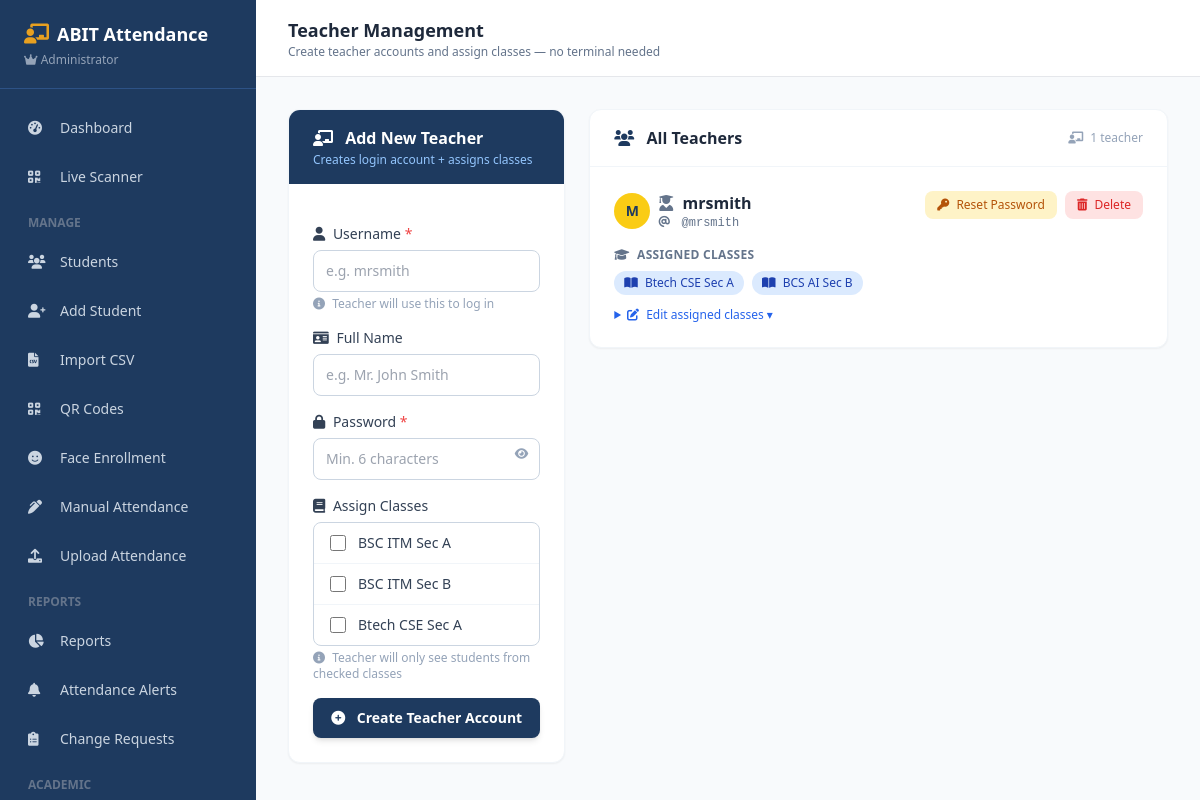
/teachers/ (signed in), run on the app's committed database.
### core/models.py (models this page shows, shortened)
class TeacherProfile(models.Model):
    user = models.OneToOneField(
        'auth.User', on_delete=models.CASCADE, related_name='teacher_profile'
    )
    assigned_classes = models.JSONField(default=list)
    class Meta:
        verbose_name = 'Teacher Profile'
        verbose_name_plural = 'Teacher Profiles'

### core/views.py (the view, shortened to what this page needs)
# urls.py: path('teachers/', views.TeacherManagementView.as_view(), name='teacher_management'),
@method_decorator(login_required, name='dispatch')
class TeacherManagementView(AdminRequiredMixin, View):
    def get(self, request):
        teachers = TeacherProfile.objects.select_related('user').all().order_by('user__username')
        all_classes  = sorted(set(
            Student.objects.exclude(student_class='').values_list('student_class', flat=True)
        ))
        return render(request, 'dashboard/teacher_management.html', {
            'teachers':    teachers,
            'all_classes': all_classes,
        })

### core/context_processors.py (called while the page is built)
def user_role(request):
    if not request.user.is_authenticated:
        return {'is_admin': False, 'is_teacher': False, 'is_student': False, 'pending_change_count': 0}
    pending = 0
    if request.user.is_superuser:
        pending = ChangeRequest.objects.filter(status='pending').count()
    return {
        'is_admin': request.user.is_superuser,
        'is_teacher': request.user.groups.filter(name='Teacher').exists(),
        'is_student': request.user.groups.filter(name='Student').exists(),
        'pending_change_count': pending,
    }

### core/roles.py (called while the page is built)
def is_admin(user):
    return user.is_superuser

### core/views.py (called while the page is built)
    def test_func(self):
        return is_admin(self.request.user)

### core/templates/dashboard/teacher_management.html (shortened to what this page needs)
{% extends "dashboard/base.html" %}
{% block page_title %}Teacher Management{% endblock %}
{% block page_subtitle %}Create teacher accounts and assign classes — no terminal needed{% endblock %}
{% block content %}
<div class="grid grid-cols-1 lg:grid-cols-3 gap-6">
    <div class="lg:col-span-1 space-y-5">
        <div class="bg-white rounded-xl border border-slate-100 shadow-sm overflow-hidden">
            <div class="bg-primary px-6 py-4">
                <h3 class="text-white font-semibold">
                    <i class="fas fa-chalkboard-teacher mr-2"></i> Add New Teacher
                </h3>
                <p class="text-blue-300 text-xs mt-0.5">Creates login account + assigns classes</p>
            </div>
            <div class="p-6 space-y-4">
                <div>
                    <label class="block text-sm font-medium text-slate-700 mb-1.5">
                        <i class="fas fa-user mr-1"></i> Username <span class="text-red-500">*</span>
                    </label>
                    <input type="text" id="newUsername" placeholder="e.g. mrsmith" class="w-full border border-slate-300 rounded-lg px-3 py-2.5 text-sm focus:outline-none focus:ring-2 focus:ring-blue-500" />
                    <p class="text-xs text-slate-400 mt-1">
                        <i class="fas fa-info-circle mr-1"></i> Teacher will use this to log in
                    </p>
                </div>
                <div>
                    <label class="block text-sm font-medium text-slate-700 mb-1.5">
                        <i class="fas fa-id-card mr-1"></i> Full Name
                    </label>
                    <input type="text" id="newFullName" placeholder="e.g. Mr. John Smith" class="w-full border border-slate-300 rounded-lg px-3 py-2.5 text-sm focus:outline-none focus:ring-2 focus:ring-blue-500" />
                </div>
                <div>
                    <label class="block text-sm font-medium text-slate-700 mb-1.5">
                        <i class="fas fa-lock mr-1"></i> Password <span class="text-red-500">*</span>
                    </label>
                    <div class="relative">
                        <input type="password" id="newPassword" placeholder="Min. 6 characters" class="w-full border border-slate-300 rounded-lg px-3 py-2.5 text-sm focus:outline-none focus:ring-2 focus:ring-blue-500 pr-16" />
                        <button type="button" onclick="togglePwd('newPassword')" class="absolute right-3 top-2 text-slate-400 hover:text-slate-600 text-xs">
                            <i class="fas fa-eye"></i>
                        </button>
                    </div>
                </div>
                <div>
                    <label class="block text-sm font-medium text-slate-700 mb-1.5">
                        <i class="fas fa-book mr-1"></i> Assign Classes
                    </label>
                    <div class="border border-slate-300 rounded-lg overflow-hidden max-h-48 overflow-y-auto">
                        {% for cls in all_classes %}
                        <label class="flex items-center gap-3 px-4 py-2.5 hover:bg-slate-50 cursor-pointer border-b border-slate-100 last:border-0">
                            <input type="checkbox" class="new-class-cb w-4 h-4 rounded border-slate-300 text-blue-600" value="{{ cls }}" />
                            <span class="text-sm text-slate-700">{{ cls }}</span>
                        </label>
                        {% empty %}
                        <p class="px-4 py-3 text-sm text-slate-400">
                            <i class="fas fa-exclamation-circle mr-1"></i> No classes found. Add students first.
                        </p>
                        {% endfor %}
                    </div>
                    <p class="text-xs text-slate-400 mt-1">
                        <i class="fas fa-info-circle mr-1"></i> Teacher will only see students from checked classes
                    </p>
                </div>
                <button onclick="createTeacher()" class="w-full bg-primary hover:bg-blue-900 text-white font-semibold
                       py-2.5 rounded-lg transition-colors text-sm shadow-md">
                    <i class="fas fa-plus-circle mr-2"></i> Create Teacher Account
                </button>
            </div>
        </div>
    </div>
    <div class="lg:col-span-2">
        <div class="bg-white rounded-xl border border-slate-100 shadow-sm overflow-hidden">
            <div class="px-6 py-4 border-b border-slate-100 flex items-center justify-between">
                <h3 class="font-semibold text-slate-800">
                    <i class="fas fa-users mr-2 text-primary"></i> All Teachers
                </h3>
                <span class="text-xs text-slate-400">
                    <i class="fas fa-chalkboard-teacher mr-1"></i> {{ teachers|length }} teacher{{ teachers|length|pluralize }}
                </span>
            </div>
            {% if teachers %}
            <div class="divide-y divide-slate-50">
                {% for teacher in teachers %}
                <div class="p-6" id="teacher-{{ teacher.id }}">
                    <div class="flex items-start justify-between gap-4 mb-4">
                        <div>
                            <div class="flex items-center gap-2">
                                <div class="w-9 h-9 rounded-full bg-yellow-400 flex items-center justify-center text-primary font-bold text-sm flex-shrink-0">
                                    {{ teacher.user.username|first|upper }}
                                </div>
                                <div>
                                    <p class="font-semibold text-slate-800">
                                        <i class="fas fa-user-graduate mr-1 text-slate-500"></i>
                                        {{ teacher.user.get_full_name|default:teacher.user.username }}
                                    </p>
                                    <p class="text-xs text-slate-500 font-mono">
                                        <i class="fas fa-at mr-1"></i> @{{ teacher.user.username }}
                                    </p>
                                </div>
                            </div>
                        </div>
                        <div class="flex items-center gap-2">
                            <button onclick="openResetPwd('{{ teacher.id }}', '{{ teacher.user.username }}')" class="text-xs bg-amber-100 hover:bg-amber-200 text-amber-700 font-medium px-3 py-1.5 rounded-lg transition-colors">
                                <i class="fas fa-key mr-1"></i> Reset Password
                            </button>
                            <button onclick="deleteTeacher('{{ teacher.id }}', '{{ teacher.user.username }}')" class="text-xs bg-red-100 hover:bg-red-200 text-red-600 font-medium px-3 py-1.5 rounded-lg transition-colors">
                                <i class="fas fa-trash-alt mr-1"></i> Delete
                            </button>
                        </div>
                    </div>
                    <div>
                        <p class="text-xs font-semibold text-slate-500 uppercase tracking-wide mb-2">
                            <i class="fas fa-graduation-cap mr-1"></i> Assigned Classes
                        </p>
                        <div class="flex flex-wrap gap-2 mb-3" id="badges-{{ teacher.id }}">
                            {% for cls in teacher.assigned_classes %}
                            <span class="bg-blue-100 text-blue-800 text-xs font-medium px-2.5 py-1 rounded-full">
                                <i class="fas fa-book-open mr-1"></i> {{ cls }}
                            </span>
                            {% empty %}
                            <span class="text-slate-400 text-xs italic">
                                <i class="fas fa-info-circle mr-1"></i> No classes assigned
                            </span>
                            {% endfor %}
                        </div>
                        <details class="group">
                            <summary class="text-xs text-blue-600 hover:text-blue-800 cursor-pointer font-medium">
                                <i class="fas fa-edit mr-1"></i> Edit assigned classes ▾
                            </summary>
                        </details>
                    </div>
                </div>
                {% endfor %}
            </div>
            {% else %}
            <div class="text-center py-16 text-slate-400">
                <i class="fas fa-chalkboard-teacher fa-3x mx-auto mb-3 opacity-40"></i>
                <p class="text-sm">No teachers yet.</p>
                <p class="text-xs mt-1">Use the form to create the first teacher account.</p>
            </div>
            {% endif %}
        </div>
    </div>
</div>
{% endblock %}

### data on the page
TeacherProfile: user.username|first "M", user.get_full_name "mrsmith", user.username "mrsmith", assigned_classes "Btech CSE Sec A" "BCS AI Sec B"

### other printed values
{{ cls }} "BSC ITM Sec A" "BSC ITM Sec B" "Btech CSE Sec A"
{{ teachers|length }} "1"
